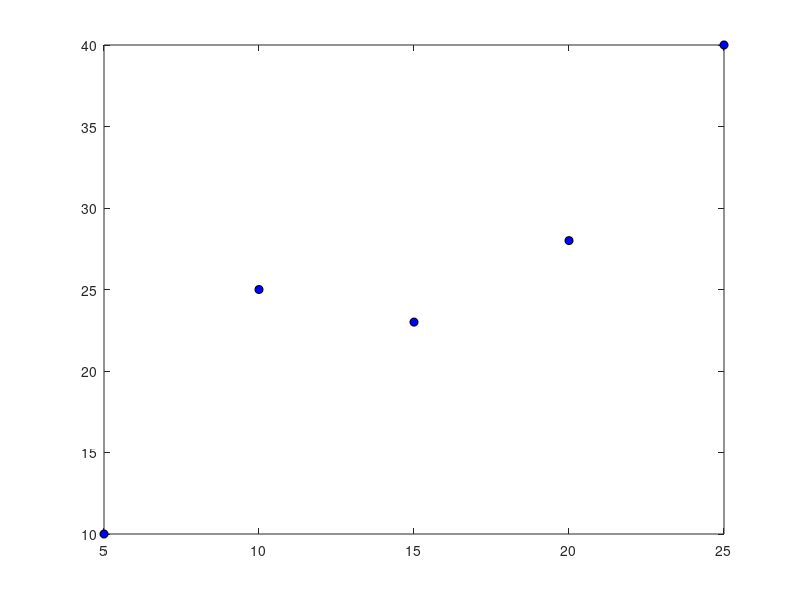

Reproduce this figure in MATLAB. (Note: this script raises an error after producing the figure.)
function [] = supervised_learning()
% supervised_learning : run linear regression with single variable

close all;

x = [5; 10; 15; 20; 25]; % weights
Y = [10; 25; 23; 28; 40]; %costs

m = length(x);
figure;
plot(x,Y,'ko', 'MarkerFaceColor', 'b'); % plot for visualisation

X = [ones(m,1), x]; % add 1s in the first column
theta = zeros(2,1); % 2x1 matrix with inital elements zero

fprintf(strcat('Initial cost : ', num2str(cost(X,Y,m, theta)))); %prints inital cost

alpha = 0.001; % learning rate
itr = 15; % number of iterations

[theta, theta_history, j_history] = gradient_descent(X, Y, theta, alpha, itr,m);

end

